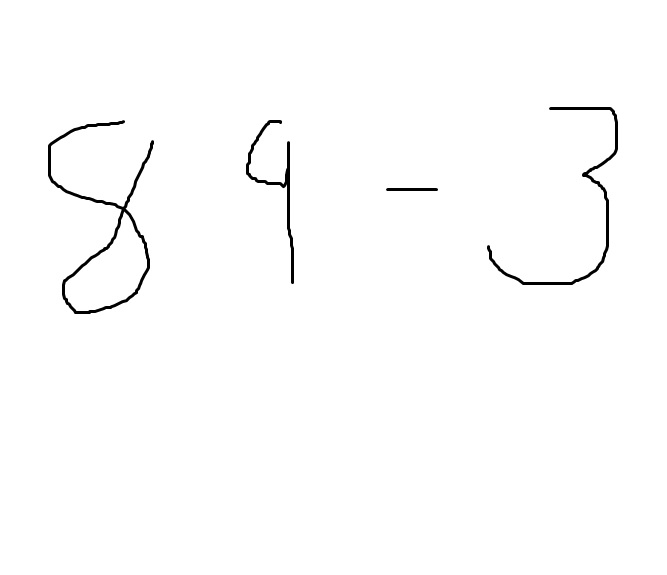
#> input picture sub.jpg, 667 x 575 px
$ jupyter execute --allow-errors 'CNN test.ipynb'
#> lines starting #> are read from the running program, lines starting #| are printed output that depends on the picture; after the words box and inside, x2 and y2 are one past the last pixel; in counts of white or black regions, pixels touching at a corner belong together
[cell 1]
import cv2
import numpy
from keras.datasets import mnist
from keras.models import Sequential
from keras.layers import Dense
from keras.layers import Dropout
from keras.layers import Flatten
from keras.layers.convolutional import Conv2D
from keras.layers.convolutional import MaxPooling2D
from keras.utils import np_utils
from keras import backend as K
# K.set_image_dim_ordering('th')
from keras.models import model_from_json

[cell 2]
json_file = open('model_final.json', 'r')
#> (reads model_final.json from the repository)
loaded_model_json = json_file.read()
json_file.close()
#> (the rest of this cell did not finish here and is left out)

[cell 3]
print(5)

[cell 4]
import cv2
import numpy as np
img = cv2.imread('sub.jpg',cv2.IMREAD_GRAYSCALE)#kernel = np.ones((3,3),np.uint8)
#> img is the input picture: shape (575, 667); min 0, max 255, mean 252.4

[cell 5]
img

[cell 6]
if img is not None:
    #images.append(img)
    img=~img
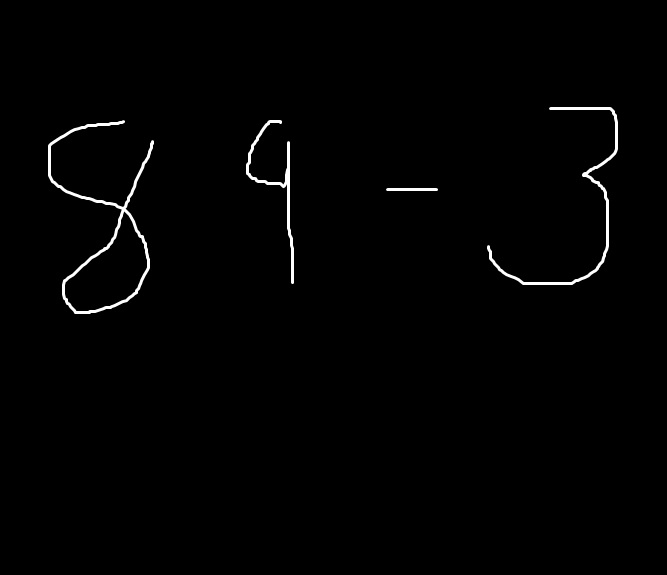
#> img: shape (575, 667); min 0, max 255, mean 2.6
    ret,thresh=cv2.threshold(img,127,255,cv2.THRESH_BINARY)
#> thresh: shape (575, 667); 1% white; 4 white regions
    ctrs,ret=cv2.findContours(thresh,cv2.RETR_TREE,cv2.CHAIN_APPROX_SIMPLE)
#> ctrs = 5 contours; box (x1, y1, x2, y2) and area: (48, 120, 154, 314) 5559, (64, 211, 148, 312) 4351, (487, 107, 618, 285) 824, (246, 120, 294, 284) 566, (386, 188, 438, 191) 100; ret = [[1, -1, -1, -1], [2, 0, -1, -1], [4, 1, 3, -1], [-1, -1, -1, 2], [-1, 2, -1, -1]]
    cnt=sorted(ctrs, key=lambda ctr: cv2.boundingRect(ctr)[0])
#> cnt has the same summary as ctrs
    w=int(28)
    h=int(28)
    train_data=[]
    print(len(cnt))
#| 5
    rects=[]
    for c in cnt :
        x,y,w,h= cv2.boundingRect(c)
        rect=[x,y,w,h]
        rects.append(rect)
#> this loop made 5 passes
#> (x, y, w, h) on passes 1 to 5: (48, 120, 106, 194), (64, 211, 84, 101), (246, 120, 48, 164), (386, 188, 52, 3), (487, 107, 131, 178)
#> after the loop, rects = [[48, 120, 106, 194], [64, 211, 84, 101], [246, 120, 48, 164], [386, 188, 52, 3], [487, 107, 131, 178]]
    print(rects)
#| [[48, 120, 106, 194], [64, 211, 84, 101], [246, 120, 48, 164], [386, 188, 52, 3], [487, 107, 131, 178]]
    bool_rect=[]
    for r in rects:
        l=[]
        for rec in rects:
            flag=0
            if rec!=r:
                if r[0]<(rec[0]+rec[2]+10) and rec[0]<(r[0]+r[2]+10) and r[1]<(rec[1]+rec[3]+10) and rec[1]<(r[1]+r[3]+10):
                    flag=1
                l.append(flag)
            if rec==r:
                l.append(0)
        bool_rect.append(l)
#> this loop made 5 passes
#> after the loop, bool_rect = [[0, 1, 0, 0, 0], [1, 0, 0, 0, 0], [0, 0, 0, 0, 0], [0, 0, 0, 0, 0], [0, 0, 0, 0, 0]]
    print(bool_rect)
#| [[0, 1, 0, 0, 0], [1, 0, 0, 0, 0], [0, 0, 0, 0, 0], [0, 0, 0, 0, 0], [0, 0, 0, 0, 0]]
    dump_rect=[]
    for i in range(0,len(cnt)):
        for j in range(0,len(cnt)):
            if bool_rect[i][j]==1:
                area1=rects[i][2]*rects[i][3]
                area2=rects[j][2]*rects[j][3]
                if(area1==min(area1,area2)):
                    dump_rect.append(rects[i])
#> this loop made 5 passes
#> after the loop, dump_rect = [[64, 211, 84, 101]]
    print(len(dump_rect))
#| 1
    final_rect=[i for i in rects if i not in dump_rect]
#> final_rect = [[48, 120, 106, 194], [246, 120, 48, 164], [386, 188, 52, 3], [487, 107, 131, 178]]
    print(final_rect)
#| [[48, 120, 106, 194], [246, 120, 48, 164], [386, 188, 52, 3], [487, 107, 131, 178]]
    for r in final_rect:
        x=r[0]
        y=r[1]
        w=r[2]
        h=r[3]
        im_crop =thresh[y:y+h+10,x:x+w+10]


        im_resize = cv2.resize(im_crop,(28,28))


        im_resize=np.reshape(im_resize,(28,28,1))
        train_data.append(im_resize)
#> this loop made 4 passes
#> pass 1, `im_crop =thresh[y:y+h+10,x:x+w+10]`:
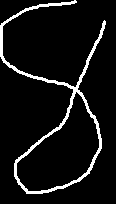
#> im_crop: shape (204, 116); 7.3% white; 1 white region, box (x1, y1, x2, y2) and area: (0, 0, 106, 194) 1718
#> pass 1, `im_resize = cv2.resize(im_crop,(28,28))`:
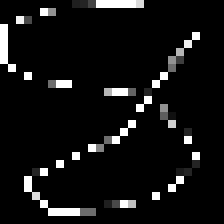
#> im_resize: shape (28, 28) (shown 8 times larger); min 0, max 255, mean 18.2
#> pass 2, `im_crop =thresh[y:y+h+10,x:x+w+10]`:
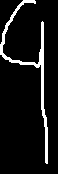
#> im_crop: shape (174, 58); 8.1% white; 1 white region, box (x1, y1, x2, y2) and area: (0, 0, 48, 164) 813
#> pass 2, `im_resize = cv2.resize(im_crop,(28,28))`:
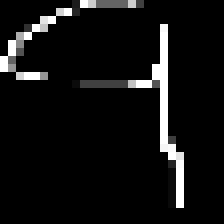
#> im_resize: shape (28, 28) (shown 8 times larger); min 0, max 255, mean 17.3
#> after the loop:
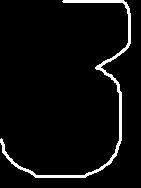
#> im_crop: shape (188, 141); 4.5% white; 1 white region, box (x1, y1, x2, y2) and area: (0, 0, 131, 178) 1185
#> after the loop, train_data = 4 items
